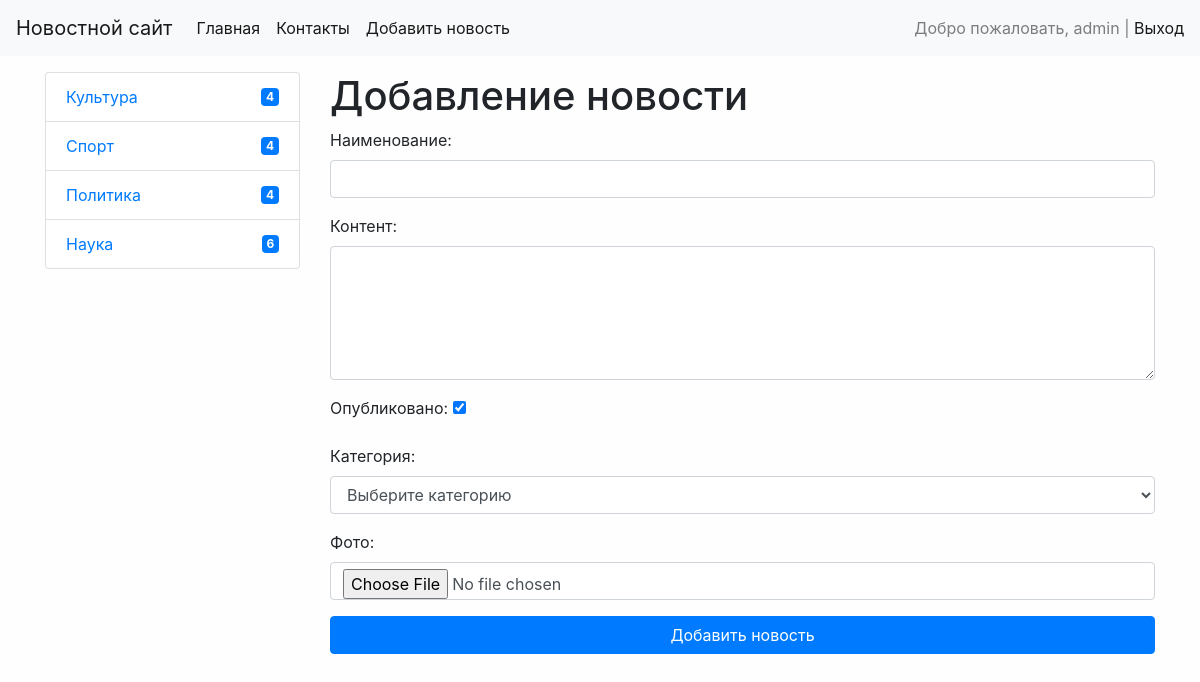
The app's page /news/add-news/ (signed in) with its own data.
### news/models.py (models this page shows)
class Category(models.Model):
    title = models.CharField(max_length=150, db_index=True, verbose_name='Наименование категории')
    class Meta:
        verbose_name = 'Категория'
        verbose_name_plural = 'Категории'
        ordering = ['title']
    def __str__(self):
        return self.title
    def get_absolute_url(self):
        return reverse('category', kwargs={'create_id': self.pk})

### news/views.py (the view)
# urls.py: path('news/add-news/', CreateNews.as_view(), name='add_news'),
class CreateNews(LoginRequiredMixin, CreateView):
    form_class = NewsForm
    template_name = 'news/add_news.html'
    login_url = '/admin'

### news/forms.py (shortened to what this page needs)
class NewsForm(forms.ModelForm):
    class Meta:
        model = News
        fields = ['title', 'content', 'is_published', 'create', 'photo']
        widgets = {
            'title': forms.TextInput(attrs={'class': 'form-control'}),
            'content': forms.Textarea(attrs={'class': 'form-control', 'rows': 5}),
            'is_published': forms.CheckboxInput(attrs={'class': 'form-check-label'}),
            'create': forms.Select(attrs={'class': 'form-control'}),
            'photo': forms.ClearableFileInput(attrs={'class': 'form-control', 'id': 'validatedCustomFile'})
        }
    def __init__(self, *args, **kwargs):
        super().__init__(*args, **kwargs)
        self.fields['create'].empty_label = 'Выберите категорию'

### news/templatetags/news_tags.py (called while the page is built)
@register.simple_tag(name='get_list_categories')
def get_categories():
    return Category.objects.all()

@register.inclusion_tag('news/list_categories.html')
def show_categories(arg1='Hello', arg2='world'):
    categories = Category.objects.annotate(cnt=Count('news', filter=F('news__is_published'))).filter(cnt__gt=0)
    return {"categories": categories, 'arg1': arg1, 'arg2': arg2}

### news/templates/news/add_news.html (shortened to what this page needs)
{% extends 'base.html' %}
{% block sidebar %}
    {% include 'inc/_sidebar.html'%}
{% endblock %}
{% block content %}
    <h1>Добавление новости</h1>
    <form action="{% url 'add_news' %}" method="post" enctype='multipart/form-data'>
        {{ form.as_p }}
        <button type="submit" class="btn btn-primary btn-block">Добавить новость</button>
    </form>
{% endblock %}

### templates/inc/_nav.html (shortened to what this page needs)
<nav class="navbar navbar-expand-lg navbar-light bg-light">
  <a class="navbar-brand" href="{% url 'home' %}">Новостной сайт</a>
  <div class="collapse navbar-collapse" id="navbarSupportedContent">
    <ul class="navbar-nav mr-auto">
      <li class="nav-item active">
        <a class="nav-link" href="{% url 'home' %}">Главная <span class="sr-only">(current)</span></a>
      </li>
      <li class="nav-item active">
        <a class="nav-link" href="{% url 'contact' %}">Контакты <span class="sr-only">(current)</span></a>
      </li>
      <li class="nav-item active">
        {% if request.user.is_authenticated %}
        <a class="nav-link" href="{% url 'add_news' %}">Добавить новость <span class="sr-only">(current)</span></a>
        {% endif %}
      </li>
    </ul>
    <span class="navbar-text">
      {% if request.user.is_authenticated %}
      Добро пожаловать, {{ user.username}} | <a href="{% url 'logout' %}">Выход</a>
      {% else %}
      <a href="{% url 'register' %}">Registration</a> | <a href="{% url 'login' %}">Login</a>
      {% endif %}
    </span>
  </div>
</nav>

### news/templates/news/list_categories.html
<ul class="list-group">
   {% for i in categories %}
        <a href="{{ i.get_absolute_url }}" class="list-group-item d-flex justify-content-between align-items-center">
           {{ i.title }}
            <span class="badge badge-primary bage-pill">{{ i.cnt }}</span>
        </a>
   {% endfor %}
</ul>

### mysite/static/css/style.css (style rules this page uses)
body { background-color: #fefefe; }

### records on screen
Category: title "Культура", cnt "4"
Category: title "Спорт", cnt "4"
Category: title "Политика", cnt "4"
Category: title "Наука", cnt "6"

### other values on screen
{{ user.username }} "admin"
